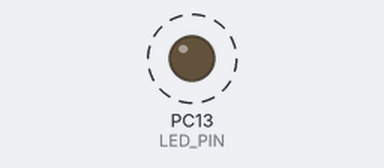
A sketch run on a simulated STM32 Blue Pill. Shown: output pins drawn as LEDs (lit = HIGH). Dashed ring = blinking.

Above: at 0.25 s.
Timing chart, 0 to 3.0 s (numbered marks = the images above):
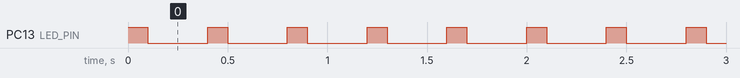

Measured:
- by itself, PC13 (LED_PIN): alternates HIGH for 0.10 s and LOW for 0.30 s

The sketch:

sketch_feb17a.ino
```cpp
/*
connect STLink to board:

connect wires:
stlink      st board
2 swclck    swclck
4 swdio     swio
6 grnd      grnd
8 3.3       3v3

using stlink:
install driver: https://www.st.com/en/development-tools/stsw-link009.html?dl=8L7EtNWUxsol2dsVW0h01A%3D%3D%2Cc3exna%2BFt2eIFIF0sVJpihdBsAbU4UXawTUJflEkQi9hCIY8z3IA8UkgJoKE9v0%2FahyCrvrQTqP0s6LlVisUiazkbNzT3L4l%2BUwaR1lZW0iBGS4n6IDORv7OpGaOleAofw6SDXwVzWX%2BUDKTLkKU37ecCm2u%2BVOrxmLMYltA9kWUjNVK0vGd3LX4H80kQyhJJDpVoTJSrcq1VFUAQ8s8qBA8C8dTkjrgTd5vGa%2BwuLPk%2FIhqvJaI%2BV33avR4joxFP8YWAyR5tfGRQjhRTa3quIDLhgex1JzWfXEHz7uVDj3%2F4NNaFp66P2NgE%2BoPy9d1#get-software
install arduino board: STM32f1xx
see: https://www.youtube.com/watch?v=saolJ_7E7hc&ab_channel=CuriousScientist
upload method - stlink


  BluePill/UsingSTLink
  Simplest example possible: Programming an ARM Cortex-M3 STM32F103C8T6 Blue Pill with an ST Link v2 programmer and the Arduino IDE

  For info and circuit diagrams see https://github.com/tardate/LittleArduinoProjects/tree/master/ARM/STM32F103C8T6/BluePill/UsingSTLink

 */

const int LED_PIN = PC13;
const int BASE_FREQ = 100;

void setup() {
  pinMode(LED_PIN, OUTPUT);
}

void loop() {
  static boolean output = HIGH;

  digitalWrite(LED_PIN, output);

  if (output) {
    delay(BASE_FREQ);
  } else {
    delay(BASE_FREQ * 3);
  }

  output = !output;
}
```
